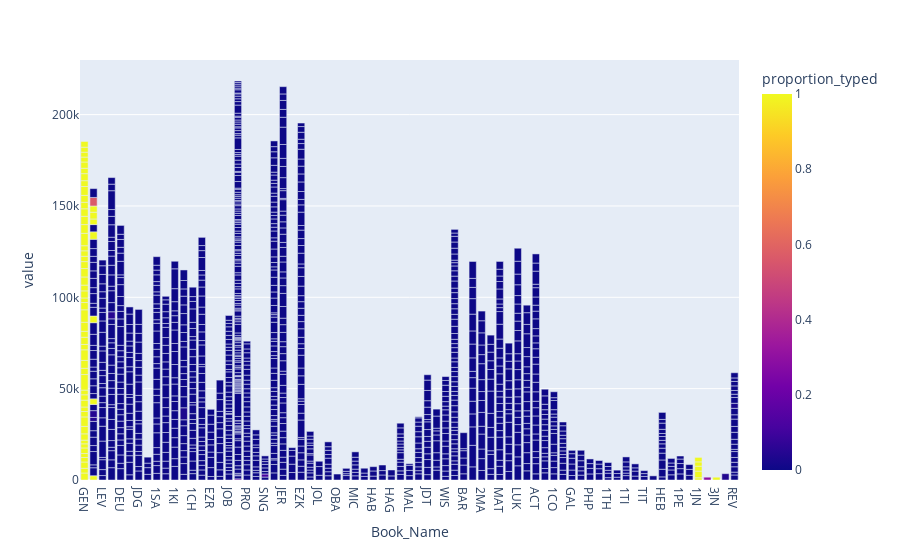

Write notebook code for a chart like this one.
### Markdown cell above
The following chart shows both books (as bars) and chapters (as sections of these bars). These sections are also color coded by the proportion of each chapter that has been typed.

### Code cell
fig_characters_typed_in_each_book_and_chapter = px.bar(
df_characters_typed_by_book_and_chapter, x = 'Book_Name', y = [
    'Characters'], color = 'proportion_typed')
fig_characters_typed_in_each_book_and_chapter.write_html(
    'Analyses/characters_typed_by_book_and_chapter.html')
fig_characters_typed_in_each_book_and_chapter.write_image(
    'Analyses/characters_typed_by_book_and_chapter.png', 
    width = 1920, height = 1080, engine = 'kaleido', scale = 2)
fig_characters_typed_in_each_book_and_chapter

### Figure 1 — Plotly figure (JSON) as saved in the notebook; plotly's stock layout.template omitted (floating-point values rounded to 4 significant figures; data arrays with more than 128 entries replaced by an {"elided": "..."} marker saying what was removed)
{"data": [{"alignmentgroup": "True", "hovertemplate": "Book_Name=%{x}<br>value=%{y}<br>proportion_typed=%{marker.color}<extra></extra>", "legendgroup": "", "marker": {"color": {"elided": "1328 float values"}, "coloraxis": "coloraxis", "pattern": {"shape": ""}}, "name": "", "offsetgroup": "", "orientation": "v", "showlegend": false, "textposition": "auto", "type": "bar", "x": {"elided": "1328 str values"}, "xaxis": "x", "y": {"elided": "1328 int values"}, "yaxis": "y"}], "layout": {"barmode": "relative", "coloraxis": {"colorbar": {"title": {"text": "proportion_typed"}}, "colorscale": [[0, "#0d0887"], [0.1111, "#46039f"], [0.2222, "#7201a8"], [0.3333, "#9c179e"], [0.4444, "#bd3786"], [0.5556, "#d8576b"], [0.6667, "#ed7953"], [0.7778, "#fb9f3a"], [0.8889, "#fdca26"], [1, "#f0f921"]]}, "legend": {"tracegroupgap": 0}, "margin": {"t": 60}, "xaxis": {"anchor": "y", "domain": [0, 1], "title": {"text": "Book_Name"}}, "yaxis": {"anchor": "x", "domain": [0, 1], "title": {"text": "value"}}}}
